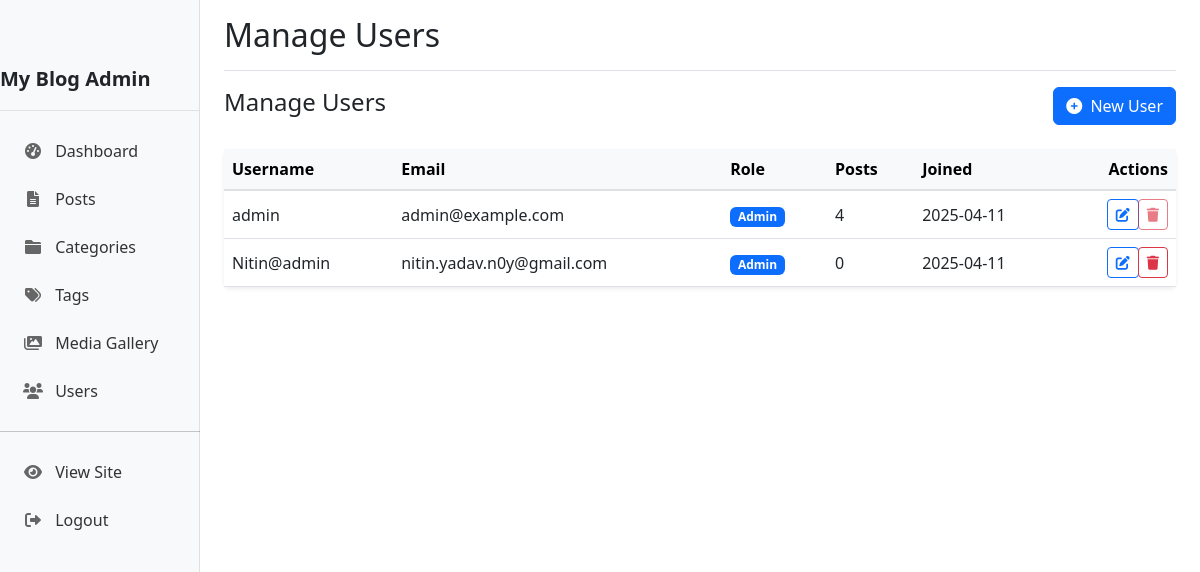
The app's page /admin/users (signed in) with its own data.
### models.py (models this page shows, shortened)
class User(db.Model, UserMixin):
    id = db.Column(db.Integer, primary_key=True)
    username = db.Column(db.String(50), unique=True, nullable=False)
    email = db.Column(db.String(120), unique=True, nullable=False)
    password_hash = db.Column(db.String(128), nullable=False)
    is_admin = db.Column(db.Boolean, default=False)
    created_at = db.Column(db.DateTime, default=datetime.utcnow)
    posts = db.relationship('Post', backref='author', lazy=True)

### routes.py (the view)
    @login_required
    def decorated_function(*args, **kwargs):
        if not current_user.is_admin:
            abort(403)  # Forbidden
        return f(*args, **kwargs)

### app.py (called while the page is built)
@app.after_request
def add_cache_control(response):
    if request.path.startswith('/static'):
        if 'css' in request.path or 'js' in request.path:
            response.cache_control.max_age = 31536000
        elif 'img' in request.path or 'uploads' in request.path:
            response.cache_control.max_age = 604800
    return response

@app.context_processor
def inject_globals():
    categories = Category.query.all()
    popular_tags = Tag.query.join(Tag.posts).group_by(Tag.id).order_by(func.count().desc()).limit(10).all()
    recent_posts = Post.query.filter_by(published=True).order_by(Post.created_at.desc()).limit(5).all()
    current_year = datetime.now().year
    return {
        'categories': categories,
        'popular_tags': popular_tags,
        'recent_posts': recent_posts,
        'current_year': current_year
    }

### models.py (called while the page is built)
@login_manager.user_loader
def load_user(user_id):
    return User.query.get(int(user_id))

### routes.py (called while the page is built)
def admin_required(f):
    @login_required
    def decorated_function(*args, **kwargs):
        if not current_user.is_admin:
            abort(403)  # Forbidden
        return f(*args, **kwargs)
    decorated_function.__name__ = f.__name__
    return decorated_function

@app.route('/admin/users')
@admin_required
def admin_users():
    users = User.query.all()
    return render_template('admin/users.html', title='Manage Users', users=users)

### app/templates/admin/users.html (shortened to what this page needs)
{% extends "admin/layout.html" %}
{% block content %}
<div class="d-flex justify-content-between align-items-center mb-4">
    <h4>Manage Users</h4>
    <a href="{{ url_for('new_user') }}" class="btn btn-primary">
        <i class="fas fa-plus-circle me-1"></i> New User
    </a>
</div>
<div class="card border-0 shadow-sm">
    <div class="card-body p-0">
        <div class="table-responsive">
            <table class="table table-hover align-middle mb-0">
                <thead class="table-light">
                    <tr>
                        <th>Username</th>
                        <th>Email</th>
                        <th>Role</th>
                        <th>Posts</th>
                        <th>Joined</th>
                        <th class="text-end">Actions</th>
                    </tr>
                </thead>
                <tbody>
                    {% for user in users %}
                        <tr>
                            <td class="fw-medium">{{ user.username }}</td>
                            <td>{{ user.email }}</td>
                            <td>
                                {% if user.is_admin %}
                                    <span class="badge bg-primary">Admin</span>
                                {% else %}
                                    <span class="badge bg-secondary">User</span>
                                {% endif %}
                            </td>
                            <td>{{ user.posts|length }}</td>
                            <td>{{ user.created_at.strftime('%Y-%m-%d') }}</td>
                            <td class="text-end">
                                <div class="btn-group">
                                    <a href="{{ url_for('edit_user', user_id=user.id) }}" class="btn btn-sm btn-outline-primary" title="Edit">
                                        <i class="fas fa-edit"></i>
                                    </a>
                                    {% if user.id != current_user.id %}
                                        <button type="button" class="btn btn-sm btn-outline-danger" data-bs-toggle="modal" data-bs-target="#deleteModal{{ user.id }}" title="Delete">
                                            <i class="fas fa-trash"></i>
                                        </button>
                                    {% else %}
                                        <button type="button" class="btn btn-sm btn-outline-danger" disabled title="You cannot delete your own account">
                                            <i class="fas fa-trash"></i>
                                        </button>
                                    {% endif %}
                                </div>
                            </td>
                        </tr>
                    {% else %}
                        <tr>
                            <td colspan="6" class="text-center py-4">
                                <p class="text-muted mb-0">No users found</p>
                            </td>
                        </tr>
                    {% endfor %}
                </tbody>
            </table>
        </div>
    </div>
</div>
{% endblock %}

### app/static/css/admin.css (style rules this page uses)
.card { border: none; box-shadow: 0 0.125rem 0.25rem rgba(0, 0, 0, 0.075); margin-bottom: 1.5rem; transition: transform 0.3s ease, box-shadow 0.3s ease; }
.table { margin-bottom: 0; }
.table th { border-top: none; font-weight: 600; }
.table thead th { border-top: none; border-bottom: 2px solid #dee2e6; }
.btn-group .btn { border-radius: 0.25rem !important; margin-right: 0.25rem; }
.btn-group .btn:last-child { margin-right: 0; }
.btn-group > .btn { margin-right: 0; }

### records on screen
User: username "admin", email "admin@example.com", is_admin "Admin", posts|length "4", created_at "2025-04-11"
User: username "Nitin@admin", email "nitin.yadav.n0y@gmail.com", is_admin "Admin", posts|length "0", created_at "2025-04-11"

### other values on screen
{{ title }} "Manage Users"
